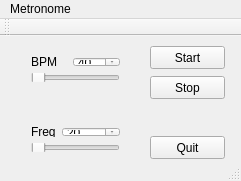
<?xml version="1.0" encoding="UTF-8"?>
<ui version="4.0">
 <class>MainWindow</class>
 <widget class="QMainWindow" name="MainWindow">
  <property name="geometry">
   <rect>
    <x>0</x>
    <y>0</y>
    <width>241</width>
    <height>181</height>
   </rect>
  </property>
  <property name="windowTitle">
   <string>MainWindow</string>
  </property>
  <widget class="QWidget" name="centralWidget">
   <widget class="QPushButton" name="startButton">
    <property name="geometry">
     <rect>
      <x>150</x>
      <y>10</y>
      <width>75</width>
      <height>23</height>
     </rect>
    </property>
    <property name="text">
     <string>Start</string>
    </property>
   </widget>
   <widget class="QPushButton" name="stopButton_2">
    <property name="geometry">
     <rect>
      <x>150</x>
      <y>40</y>
      <width>75</width>
      <height>23</height>
     </rect>
    </property>
    <property name="text">
     <string>Stop</string>
    </property>
   </widget>
   <widget class="QPushButton" name="quitButton_3">
    <property name="geometry">
     <rect>
      <x>150</x>
      <y>100</y>
      <width>75</width>
      <height>23</height>
     </rect>
    </property>
    <property name="text">
     <string>Quit</string>
    </property>
   </widget>
   <widget class="QWidget" name="">
    <property name="geometry">
     <rect>
      <x>20</x>
      <y>10</y>
      <width>111</width>
      <height>47</height>
     </rect>
    </property>
    <layout class="QGridLayout" name="gridLayout">
     <item row="0" column="0">
      <widget class="QLabel" name="bpmlabel">
       <property name="text">
        <string>BPM</string>
       </property>
      </widget>
     </item>
     <item row="0" column="1">
      <widget class="QSpinBox" name="bpmspinBox">
       <property name="minimum">
        <number>40</number>
       </property>
       <property name="maximum">
        <number>240</number>
       </property>
      </widget>
     </item>
     <item row="1" column="0" colspan="2">
      <widget class="QSlider" name="bpmSlider">
       <property name="minimum">
        <number>40</number>
       </property>
       <property name="maximum">
        <number>240</number>
       </property>
       <property name="orientation">
        <enum>Qt::Horizontal</enum>
       </property>
      </widget>
     </item>
    </layout>
   </widget>
   <widget class="QWidget" name="">
    <property name="geometry">
     <rect>
      <x>20</x>
      <y>80</y>
      <width>111</width>
      <height>47</height>
     </rect>
    </property>
    <layout class="QGridLayout" name="gridLayout_2">
     <item row="0" column="0">
      <widget class="QLabel" name="freqlabel">
       <property name="text">
        <string>Freq</string>
       </property>
      </widget>
     </item>
     <item row="0" column="1">
      <widget class="QSpinBox" name="freqspinBox">
       <property name="minimum">
        <number>20</number>
       </property>
       <property name="maximum">
        <number>20000</number>
       </property>
      </widget>
     </item>
     <item row="1" column="0" colspan="2">
      <widget class="QSlider" name="freqSlider">
       <property name="minimum">
        <number>20</number>
       </property>
       <property name="maximum">
        <number>20000</number>
       </property>
       <property name="orientation">
        <enum>Qt::Horizontal</enum>
       </property>
      </widget>
     </item>
    </layout>
   </widget>
  </widget>
  <widget class="QMenuBar" name="menuBar">
   <property name="geometry">
    <rect>
     <x>0</x>
     <y>0</y>
     <width>241</width>
     <height>21</height>
    </rect>
   </property>
   <widget class="QMenu" name="menuMetronome">
    <property name="title">
     <string>Metronome</string>
    </property>
   </widget>
   <addaction name="menuMetronome"/>
  </widget>
  <widget class="QToolBar" name="mainToolBar">
   <attribute name="toolBarArea">
    <enum>TopToolBarArea</enum>
   </attribute>
   <attribute name="toolBarBreak">
    <bool>false</bool>
   </attribute>
  </widget>
  <widget class="QStatusBar" name="statusBar"/>
 </widget>
 <layoutdefault spacing="6" margin="11"/>
 <resources/>
 <connections>
  <connection>
   <sender>bpmspinBox</sender>
   <signal>valueChanged(int)</signal>
   <receiver>bpmSlider</receiver>
   <slot>setValue(int)</slot>
   <hints>
    <hint type="sourcelabel">
     <x>96</x>
     <y>54</y>
    </hint>
    <hint type="destinationlabel">
     <x>92</x>
     <y>77</y>
    </hint>
   </hints>
  </connection>
  <connection>
   <sender>bpmSlider</sender>
   <signal>valueChanged(int)</signal>
   <receiver>bpmspinBox</receiver>
   <slot>setValue(int)</slot>
   <hints>
    <hint type="sourcelabel">
     <x>63</x>
     <y>77</y>
    </hint>
    <hint type="destinationlabel">
     <x>114</x>
     <y>60</y>
    </hint>
   </hints>
  </connection>
  <connection>
   <sender>freqspinBox</sender>
   <signal>valueChanged(int)</signal>
   <receiver>freqSlider</receiver>
   <slot>setValue(int)</slot>
   <hints>
    <hint type="sourcelabel">
     <x>111</x>
     <y>126</y>
    </hint>
    <hint type="destinationlabel">
     <x>103</x>
     <y>153</y>
    </hint>
   </hints>
  </connection>
  <connection>
   <sender>freqSlider</sender>
   <signal>valueChanged(int)</signal>
   <receiver>freqspinBox</receiver>
   <slot>setValue(int)</slot>
   <hints>
    <hint type="sourcelabel">
     <x>79</x>
     <y>154</y>
    </hint>
    <hint type="destinationlabel">
     <x>81</x>
     <y>122</y>
    </hint>
   </hints>
  </connection>
 </connections>
</ui>
